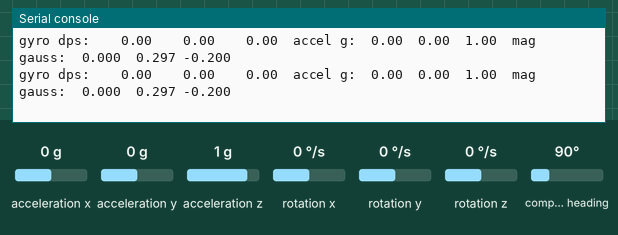
This program was run on a simulated Raspberry Pi Pico running MicroPython. Parts: the last lines printed to the serial console. The inputs (shaded band) are chosen by the test bench; at power-on: acceleration x 0 g, acceleration y 0 g, acceleration z 1 g, rotation x 0 °/s, rotation y 0 °/s, rotation z 0 °/s, compass heading 90°. Library files of the repository ran but are not shown: lsm303dlhc.py, gc9b72.py, vga1_8x16.py, vga1_bold_16x32.py.

Above: at 1.2 s.
1.3 s: acceleration x set to -1.4 g
At 1.59 s:
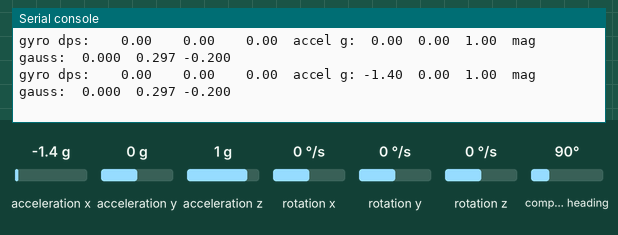
2.9 s: acceleration y set to -1.4 g
At 3.22 s:
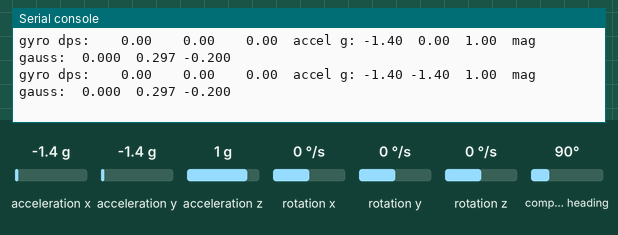
4.5 s: acceleration z set to -1.4 g
At 4.85 s:
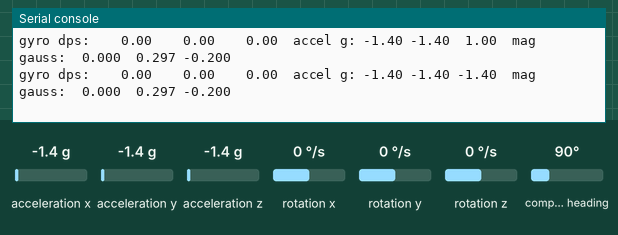
6.1 s: rotation x set to -192 °/s
At 6.28 s:
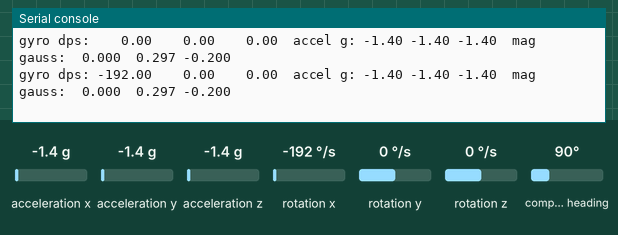
7.6 s: rotation y set to -192 °/s
At 7.91 s:
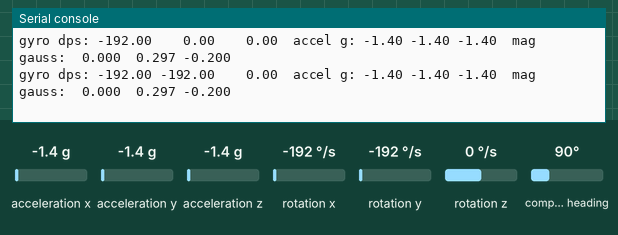
9.2 s: rotation z set to -192 °/s
At 9.54 s:
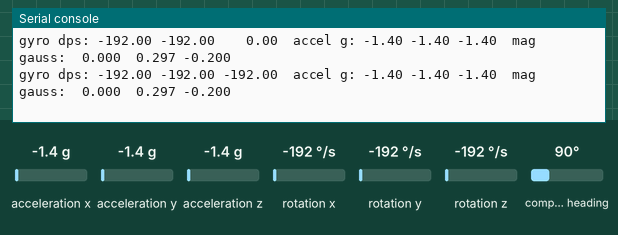

The program:

02-test-stream.py
```python
import time
import machine
import config
from l3gd20 import L3GD20
from lsm303dlhc import LSM303DLHC

# Copy src/lib/l3gd20.py and src/lib/lsm303dlhc.py onto the Pico alongside
# this script (or into /lib) before running it - see the 9-DOF IMU kit guide.
NAME = "02-test-stream.py"
VERSION = "0.1"
print("{} v{}".format(NAME, VERSION))

# SoftI2C, not the hardware I2C(0, ...) peripheral - see config.py for why.
i2c = machine.SoftI2C(sda=machine.Pin(config.I2C_SDA_PIN), scl=machine.Pin(config.I2C_SCL_PIN), freq=100000)

gyro = L3GD20(i2c, config.GYRO_I2C_ADDRESS)
accel_mag = LSM303DLHC(i2c, config.ACCEL_I2C_ADDRESS, config.MAG_I2C_ADDRESS)

try:
    while True:
        gx, gy, gz = gyro.read_dps()
        ax, ay, az = accel_mag.read_accel_g()
        mx, my, mz = accel_mag.read_mag_gauss()
        print("gyro dps: {:7.2f} {:7.2f} {:7.2f}  accel g: {:5.2f} {:5.2f} {:5.2f}  mag gauss: {:6.3f} {:6.3f} {:6.3f}".format(
            gx, gy, gz, ax, ay, az, mx, my, mz))
        time.sleep_ms(200)
except KeyboardInterrupt:
    print("Got ctrl-c, stopping")
```

config.py
```python
# Hardware configuration for the 9-DOF IMU + display kit: the same L3GD20
# gyro + LSM303DLHC accel/mag bench-test rig as the 9-dof-imu kit, plus a
# GC9B72 round SPI display so the live readings show on screen instead of
# only in the console. The board also carries a bonus BMP180 temp/pressure
# chip, printed "10 DOF" on its silkscreen - not used by these lessons.
# VCC -> Pico 3.3V OUT, GND -> Pico GND.
#
# Use machine.SoftI2C (bit-banged), not machine.I2C (the hardware
# peripheral): on this board/firmware, the hardware I2C0 block could scan
# and find all four chips but threw OSError EIO on every real read/write -
# SoftI2C performs the identical transactions over the same pins and pull-ups
# with no failures at any frequency tested (400Hz-100kHz), so this is a
# peripheral-driver quirk, not a wiring or pull-up problem. No external
# pull-up resistors are used or needed - the Pico's internal ones are enough.

I2C_SDA_PIN = 12 # Data on even pins
I2C_SCL_PIN = 13

# Interrupt / data-ready pins (GINT, GRDY, LIN1, LIN2, LRDY) are NOT connected
# on this kit: SDA/SCL moved to GPIO12/13, which the sensor-only 9-dof-imu kit
# uses for GRDY/LIN1, so there are no GPIO*_PIN constants for them here. These
# lessons poll the sensors and never read them anyway. Interrupt-driven reads
# are a stretch goal (see swarm-bot plan.md Phase 12).

# I2C addresses - confirmed by 01-probe.py. Clone boards vary depending on
# how the SA0/SDO address-select pin is tied, so don't assume these without
# running the scan.
GYRO_I2C_ADDRESS = 0x6B         # L3GD20 / L3GD20H, SA0 pulled high
ACCEL_I2C_ADDRESS = 0x19        # LSM303DLHC accelerometer sub-device
MAG_I2C_ADDRESS = 0x1E          # LSM303DLHC magnetometer sub-device
BMP180_I2C_ADDRESS = 0x77       # bonus temp/pressure chip, not used by these lessons

# Gyro identity check (WHO_AM_I register, same address on many ST parts)
WHO_AM_I_REGISTER = 0x0F
GYRO_WHO_AM_I_L3GD20 = 0xD4
GYRO_WHO_AM_I_L3GD20H = 0xD7

# BMP180 identity check (chip-id register - always reads 0x55)
BMP180_CHIP_ID_REGISTER = 0xD0
BMP180_CHIP_ID = 0x55

# ---------------------------------------------------------------------------
# Display: GC9B72 2.1" 360x360 round SPI panel (sw-gc9b72 kit)
# ---------------------------------------------------------------------------
# Confirmed working on this kit's real hardware via display-hello-test.py.
# Wiring differs from the sw-gc9b72 kit in one place: BL goes straight to
# 3V3 here instead of a GPIO, so the backlight is always on and there is
# no software control of it (no set_backlight() - there's nothing to
# switch). Everything else shares no pins with the IMU wiring above (I2C
# on GPIO12/13, interrupt pins not connected), so both halves of this kit can
# be wired at once with no conflicts.
#
# The 10-pad breakout reads (left to right): GND VCC SDA SCL RST DC CS BL
# SDO TE. SDO (read-back) and TE (frame tearing sync) are not used by this
# driver and left unconnected.
#
#   Module pin   Pico pin   Wire color
#   ----------   --------   ----------
#   SCL / CLK    GP2        orange
#   SDA / MOSI   GP3        yellow
#   RST          GP4        green
#   DC           GP5        blue
#   CS           GP6        purple
#   BL           3V3        (always on, not GPIO-switched)
#   VCC          3V3
#   GND          GND
from machine import Pin, SPI
import gc9b72
from gc9b72 import color565
import vga1_8x16 as SMALL_FONT       # 8x16 - no built-in font on this driver
import vga1_bold_16x32 as BIG_FONT   # 16x32 - readable from across the room

DISPLAY_WIDTH = 360
DISPLAY_HEIGHT = 360
DISPLAY_SPI_ID = 0

DISPLAY_SCK_PIN = 2
DISPLAY_MOSI_PIN = 3
DISPLAY_RST_PIN = 4
DISPLAY_DC_PIN = 5
DISPLAY_CS_PIN = 6
# No DISPLAY_BL_PIN - BL is wired straight to 3V3 on this board, not a GPIO.

# THE NUMBER YOU ASK FOR IS ALMOST NEVER THE NUMBER YOU GET: the RP2040
# derives its SPI clock by dividing the peripheral clock and MicroPython
# rounds DOWN to the nearest rate it can actually hit. On a Pico running
# MicroPython 1.28 the only rungs near the top are 8, 12 and 24 MHz --
# asking for, say, 20_000_000 quietly hands you 12_000_000. 24 MHz is
# confirmed working on the sw-gc9b72 kit's 20cm ribbon cables with no
# speckling or tearing; step down to 12_000_000 if your wiring is longer
# or messier and you see torn/speckled frames.
DISPLAY_BAUDRATE = 24_000_000

# RGB565: five bits of red, six of green, five of blue.
BLACK = 0x0000
WHITE = 0xFFFF
RED = 0xF800
GREEN = 0x07E0
BLUE = 0x001F
YELLOW = 0xFFE0
CYAN = 0x07FF
MAGENTA = 0xF81F

# The geometry of a round screen: the driver addresses a 360x360 square,
# but only the circle inscribed in it is visible. SAFE_RADIUS is an
# estimate carried over from the sw-gc9b72 kit, not yet measured against
# this specific panel -- nudge it in or out if text crowds the bezel.
DISPLAY_CENTER_X = DISPLAY_WIDTH // 2   # 180
DISPLAY_CENTER_Y = DISPLAY_HEIGHT // 2  # 180
DISPLAY_SAFE_RADIUS = 168

def init_display():
    """Start the SPI bus and the GC9B72. Returns the display object.

    There is no frame buffer on this driver - every drawing call goes
    straight to the glass, and there is no show() to call afterwards.
    No backlight Pin is passed - BL is wired straight to 3V3 on this
    board, so there's nothing for software to switch."""
    spi = SPI(DISPLAY_SPI_ID, baudrate=DISPLAY_BAUDRATE,
              sck=Pin(DISPLAY_SCK_PIN), mosi=Pin(DISPLAY_MOSI_PIN))
    return gc9b72.GC9B72(
        spi,
        dc=Pin(DISPLAY_DC_PIN, Pin.OUT),
        cs=Pin(DISPLAY_CS_PIN, Pin.OUT),
        reset=Pin(DISPLAY_RST_PIN, Pin.OUT),
        rotation=0)
```

l3gd20.py
```python
# Driver for the L3GD20 / L3GD20H 3-axis MEMS gyroscope, the gyro half of
# the 9-DOF IMU module used by the 9-dof-imu bench kit and the
# swarm-bot build plan (docs/kits/swarm-bot/plan.md).
from micropython import const
import ustruct

WHO_AM_I = const(0x0F)
CTRL_REG1 = const(0x20)
CTRL_REG4 = const(0x23)
OUT_X_L = const(0x28 | 0x80)  # 0x80 bit auto-increments the read across X/Y/Z

WHO_AM_I_L3GD20 = const(0xD4)
WHO_AM_I_L3GD20H = const(0xD7)

_DPS_PER_LSB_250 = 0.00875  # sensitivity at the +/-250 dps full-scale setting below


class L3GD20:
    def __init__(self, i2c, address=0x6B):
        self.i2c = i2c
        self.address = address
        self.i2c.writeto_mem(self.address, CTRL_REG1, b'\x0F')  # normal mode, X/Y/Z on, 95 Hz
        self.i2c.writeto_mem(self.address, CTRL_REG4, b'\x00')  # +/-250 dps full scale

    def who_am_i(self):
        return self.i2c.readfrom_mem(self.address, WHO_AM_I, 1)[0]

    def read_dps(self):
        data = self.i2c.readfrom_mem(self.address, OUT_X_L, 6)
        x, y, z = ustruct.unpack('<hhh', data)
        return (x * _DPS_PER_LSB_250, y * _DPS_PER_LSB_250, z * _DPS_PER_LSB_250)
```

Measured:
- after the input at 1.3 s, the serial console: prints a new line after 0.13 s (image 1)
- after the input at 2.9 s, the serial console: prints a new line after 0.16 s (image 2)
- after the input at 4.5 s, the serial console: prints a new line after 0.20 s (image 3)
- after the input at 6.1 s, the serial console: prints a new line at once (image 4)
- after the input at 7.6 s, the serial console: prints a new line after 0.15 s (image 5)
- after the input at 9.2 s, the serial console: prints a new line after 0.18 s (image 6)
